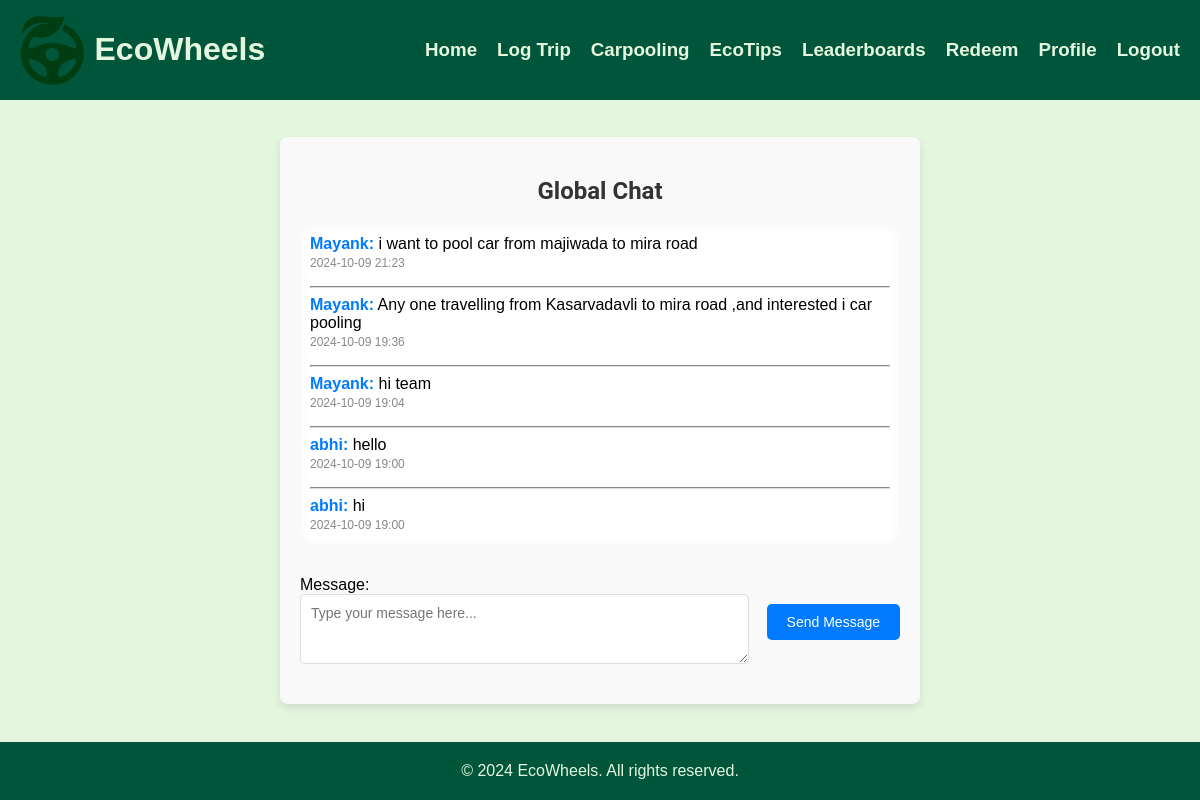
The app's page /carpooling-chat/ (signed in) with its own data.
### main/models.py (models this page shows, shortened)
class ChatMessage(models.Model):
    user = models.ForeignKey(User, on_delete=models.CASCADE)
    message = models.TextField()
    timestamp = models.DateTimeField(auto_now_add=True)

### main/views.py (the view)
# urls.py: path('carpooling-chat/', mviews.carpooling_chat, name='carpooling_chat'),
@login_required
def carpooling_chat(request):
    if request.method == 'POST':
        form = ChatForm(request.POST)
        if form.is_valid():
            message = form.cleaned_data['message']
            ChatMessage.objects.create(user=request.user, message=message)
            return redirect('carpooling_chat')  # Reload the page to show the new message
    else:
        form = ChatForm()
    messages = ChatMessage.objects.order_by('-timestamp')  # Show newest messages first
    context = {
        'form': form,
        'messages': messages
    }
    return render(request, 'main/carpooling.html', context)

### main/forms.py
class ChatForm(forms.Form):
    message = forms.CharField(widget=forms.Textarea(attrs={'rows': 3, 'placeholder': 'Type your message here...'}))

### templates/main/carpooling.html (shortened to what this page needs)
{% extends 'main/base.html' %}
{% load static %}
{% block content %}
<div class="chat-container">
    <h2>Global Chat</h2>
    <div class="chat-messages">
        {% for message in messages %}
        <div class="chat-message">
            <strong>{{ message.user.username }}:</strong> {{ message.message }}
            <br><small>{{ message.timestamp|date:"Y-m-d H:i" }}</small>
        </div>
        <hr style="border-color: #ddd;">
        {% endfor %}
    </div>
    <form method="post">
        {{ form.as_p }}
        <button type="submit" class="btn">Send Message</button>
    </form>
</div>
{% endblock %}

### static/css/landingpage.css (style rules this page uses)
body { font-family: Arial, sans-serif; margin: 0; padding: 0; display: flex; flex-direction: column; height: 100vh; justify-content: space-between; background-color: #E5F6DF; }

### templates/main/carpooling.html (style rules this page uses)
.chat-container { max-width: 600px; margin: 20px auto; padding: 20px; background-color: #f9f9f9; border-radius: 8px; box-shadow: 0 4px 8px rgba(0, 0, 0, 0.1); }
.chat-container h2 { text-align: center; color: #333; font-family: 'Roboto', sans-serif; font-size: 24px; margin-bottom: 20px; }
.chat-messages { max-height: 300px; overflow-y: auto; padding: 10px; background-color: #fff; border-radius: 5px; box-shadow: inset 0 0 10px rgba(0, 0, 0, 0.05); margin-bottom: 15px; font-family: 'Arial', sans-serif; scroll-behavior: smooth; }
.chat-message { margin-bottom: 15px; }
.chat-message strong { color: #007bff; font-size: 16px; }
.chat-message small { color: #888; font-size: 12px; }
form { display: flex; align-items: center; }
form input[type="text"], form textarea { width: 100%; padding: 10px; border: 1px solid #ddd; border-radius: 5px; font-size: 14px; font-family: 'Arial', sans-serif; }
form .btn { flex-shrink: 0; margin-left: 40px; padding: 10px 20px; background-color: #007bff; border: none; border-radius: 5px; color: #fff; font-size: 14px; cursor: pointer; transition: background-color 0.3s ease; }

### records on screen
ChatMessage: user.username "Mayank", message "i want to pool car from majiwada to mira road", timestamp "2024-10-09 21:23"
ChatMessage: user.username "Mayank", message "Any one travelling from Kasarvadavli to mira road ,and interested i car pooling", timestamp "2024-10-09 19:36"
ChatMessage: user.username "Mayank", message "hi team", timestamp "2024-10-09 19:04"
ChatMessage: user.username "abhi", message "hello", timestamp "2024-10-09 19:00"
ChatMessage: user.username "abhi", message "hi", timestamp "2024-10-09 19:00"
